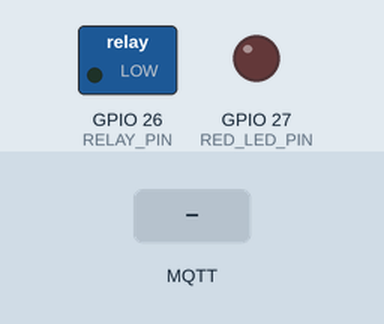
This sketch was run on a simulated ESP32. On the bench: switched loads named in the sketch (green lamp = pin HIGH), output pins drawn as LEDs (lit = HIGH). Dashed ring = blinking. Inputs (shaded band) come from the test bench. WiFi joins after 1.5 s; servers stay silent unless stated; random numbers use the default seed unless the sketch sets one; no MQTT or app messages arrive unless stated; what the sketch prints to the serial monitor is not drawn.

Above: at 2.7 s.
2.8 s: MQTT message "1" arrives on the first subscribed topic
At 3.0 s:
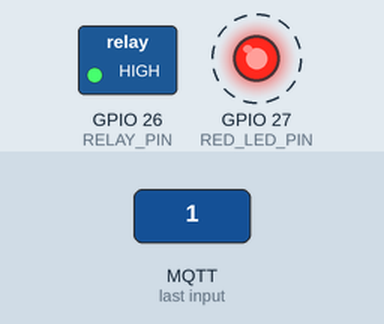
5.8 s: MQTT message "AUTOMATED" arrives on the first subscribed topic
Timing chart, 0 to 14.8 s (numbered marks = the images above; inputs shaded):
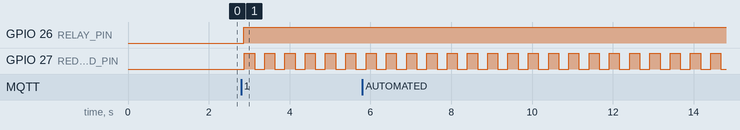

The sketch:

sketch_mqtt.ino
```cpp
#include <WiFi.h>
#include <PubSubClient.h>
#include <ArduinoJson.h>
#include "model_weights.h" // Include our trained Neural Network weights & inference code

// ==========================================
// CONFIGURATION
// ==========================================
// WiFi credentials (Wokwi uses Wokwi-GUEST, no password)
const char* ssid = "Wokwi-GUEST";
const char* password = "";

// Public Free MQTT Broker
const char* mqttServer = "broker.hivemq.com";
const int mqttPort = 1883;

// Topics for Zone A (Tomato Field)
const char* telemetryTopic = "smartfarm/zones/A/telemetry";
const char* controlTopic = "smartfarm/zones/A/control";

// Actuator Pin Configurations (matching your diagram.json)
const int RELAY_PIN = 26;    // Relay module representing the irrigation valve
const int RED_LED_PIN = 27;  // Red LED representing the heat warning buzzer/light

// Network Clients
WiFiClient espClient;
PubSubClient client(espClient);

// Local State Tracking
bool isIrrigating = false;
bool isAlertActive = false;
unsigned long lastBlinkTime = 0;
bool ledState = false;

void setup() {
  Serial.begin(115200);
  delay(10);

  // Set pin modes
  pinMode(RELAY_PIN, OUTPUT);
  pinMode(RED_LED_PIN, OUTPUT);

  // Initialize actuators to OFF
  digitalWrite(RELAY_PIN, LOW);
  digitalWrite(RED_LED_PIN, LOW);

  Serial.println("=========================================");
  Serial.println("🧠 Smart Farm TinyML Edge Simulator Starting");
  Serial.println("=========================================");

  // Connect to WiFi
  Serial.print("Connecting to Wi-Fi: ");
  Serial.println(ssid);
  WiFi.begin(ssid, password);

  while (WiFi.status() != WL_CONNECTED) {
    delay(500);
    Serial.print(".");
  }

  Serial.println("");
  Serial.println("Wi-Fi connected successfully!");
  Serial.print("IP Address: ");
  Serial.println(WiFi.localIP());

  // Setup MQTT server and callback function
  client.setServer(mqttServer, mqttPort);
  client.setCallback(mqttCallback);

  Serial.println("=========================================");
}

void loop() {
  // Ensure MQTT client is connected
  if (!client.connected()) {
    reconnectMqtt();
  }

  // Process incoming messages and keep connection alive
  client.loop();

  // --- NON-BLOCKING LED BLINKING WHEN PUMP IS ACTIVE ---
  if (isIrrigating) {
    unsigned long currentMillis = millis();
    if (currentMillis - lastBlinkTime >= 250) { // Blink rapidly (250ms) to indicate water flow
      lastBlinkTime = currentMillis;
      ledState = !ledState;
      digitalWrite(RED_LED_PIN, ledState ? HIGH : LOW);
    }
  } else {
    // If pump is off, show warning status (static HIGH on alert, LOW otherwise)
    if (isAlertActive) {
      digitalWrite(RED_LED_PIN, HIGH);
    } else {
      digitalWrite(RED_LED_PIN, LOW);
    }
  }

  delay(50);
}

// MQTT Message Receiver (Callback)
// Pressure buffering for 3-hour trend calculation (12 ticks = 3 hours simulated time)
float pressureHistory[12];
int pressureCount = 0;
int pressureIndex = 0;

// MQTT Message Receiver (Callback)
void mqttCallback(char* topic, byte* payload, unsigned int length) {
  // Convert payload bytes to a string
  String message = "";
  for (unsigned int i = 0; i < length; i++) {
    message += (char)payload[i];
  }

  // Parse telemetry JSON payload
  if (String(topic) == telemetryTopic) {
    DynamicJsonDocument doc(1024);
    DeserializationError error = deserializeJson(doc, message);

    if (!error) {
      float temperature = doc["temperature"];
      float humidity = doc["humidity"];
      float soilMoisture = doc["soil_moisture"];
      int light = doc["light"];
      String irrigationStr = doc["irrigation"];
      String alertStr = doc["alert"];
      float currentPressure = doc["barometric_pressure"];
      String triggerMode = doc["smart_trigger_mode"] | "AUTOMATED";

      // --- PRESSURE TREND CALCULATION ---
      float pressureTrend = 0.0;
      if (pressureCount > 0) {
        int oldestIndex = (pressureCount < 12) ? 0 : pressureIndex;
        pressureTrend = currentPressure - pressureHistory[oldestIndex];
      }

      // Store current pressure in buffer
      pressureHistory[pressureIndex] = currentPressure;
      pressureIndex = (pressureIndex + 1) % 12;
      if (pressureCount < 12) {
        pressureCount++;
      }

      Serial.println("-----------------------------------------");
      Serial.printf("[TELEMETRY RECEIVED] Temp:%.1fC, Soil:%.1f%%, Light:%d, Trigger:%s\n", temperature, soilMoisture, light, triggerMode.c_str());

      // ==========================================
      // 🧠 EDGE TINYML NEURAL NETWORK INFERENCE 🧠
      // ==========================================
      // Pass raw sensor values directly to the inference engine (Temp, Hum, Soil, Light)
      EdgeML::Prediction pred = EdgeML::predict(temperature, humidity, soilMoisture, (float)light);

      // Map class indices to Crop Health Stress strings
      String mlCropHealth = "HEALTHY";
      if (pred.crop_health == 1) mlCropHealth = "WATER_STRESSED";
      else if (pred.crop_health == 2) mlCropHealth = "HEAT_STRESSED";

      // Print TinyML Model results to Wokwi Serial Monitor
      Serial.println("[TINYML INTERFACE EXECUTION]");
      Serial.printf("  - Inputs:   T:%.1f, H:%.1f, SoilMoisture:%.1f, Light:%d\n", temperature, humidity, soilMoisture, light);
      Serial.printf("  - ML Crop Stress Level: %s\n", mlCropHealth.c_str());
      Serial.printf("  - ML Water Score: %.2f%% (Irrigation Need)\n", pred.water_requirement_score);

      // --- ML-DRIVEN ACTUATOR DECISIONS ---

      // 1. Water control based on Crop moisture levels (independent actuator logic)
      if (soilMoisture < 15.0 && alertStr != "STORM_ALERT" && !isIrrigating) {
        if (triggerMode == "AUTOMATED") {
          Serial.println("[ML Decision] Soil is dry. AUTOMATED: Actuating Relay ON & Publishing.");
          isIrrigating = true;
          digitalWrite(RELAY_PIN, HIGH);
          publishEdgePrediction(isIrrigating, alertStr, mlCropHealth, pred.water_requirement_score);
        } else {
          if (alertStr != "NEEDS_WATER") {
            Serial.println("[ML Decision] Soil is dry. CONFIRMATION: Setting alert NEEDS_WATER & Publishing.");
            publishEdgePrediction(isIrrigating, "NEEDS_WATER", mlCropHealth, pred.water_requirement_score);
          }
        }
      }
      else if ((soilMoisture > 40.0 || alertStr == "STORM_ALERT") && isIrrigating) {
        Serial.println("[ML Decision] Soil moisture restored (or storm incoming)! Actuating Relay OFF & Publishing.");
        isIrrigating = false;
        digitalWrite(RELAY_PIN, LOW);
        publishEdgePrediction(isIrrigating, alertStr == "STORM_ALERT" ? "STORM_ALERT" : "NONE", mlCropHealth, pred.water_requirement_score);
      }

      // 2. Alarm control based on Digital Twin Weather Alerts
      if (alertStr == "STORM_ALERT" && !isAlertActive) {
        Serial.println("[Warning] Storm warning active! Actuating Red Alert LED to blink.");
        isAlertActive = true;
        publishEdgePrediction(isIrrigating, "STORM_ALERT", mlCropHealth, pred.water_requirement_score);
      }
      else if (alertStr != "STORM_ALERT" && isAlertActive) {
        Serial.println("[Warning] Storm warning cleared. Clearing Red Alert LED.");
        isAlertActive = false;
        publishEdgePrediction(isIrrigating, "NONE", mlCropHealth, pred.water_requirement_score);
      }

      // Send periodic sync updates
      static int telemetryCount = 0;
      if (++telemetryCount % 3 == 0) {
         publishEdgePrediction(isIrrigating, alertStr, mlCropHealth, pred.water_requirement_score);
      }

      Serial.println("-----------------------------------------");

    } else {
      Serial.print("deserializeJson() failed: ");
      Serial.println(error.f_str());
    }
  }
}

// Publish edge predictions and actuator statuses back to the Digital Twin
void publishEdgePrediction(bool irrigationState, String alertType, String mlCropHealth, float mlScore) {
  DynamicJsonDocument doc(512);
  doc["irrigation"] = irrigationState;
  doc["alert"] = alertType;
  doc["crop_health"] = mlCropHealth;
  doc["water_requirement"] = mlScore;

  String jsonStr;
  serializeJson(doc, jsonStr);

  Serial.printf("[MQTT Publish] Edge decisions to %s: %s\n", controlTopic, jsonStr.c_str());
  client.publish(controlTopic, jsonStr.c_str());
}

// Connect/Reconnect to the MQTT broker
void reconnectMqtt() {
  while (!client.connected()) {
    Serial.print("Connecting to MQTT Broker: ");
    Serial.println(mqttServer);

    // Create a unique client ID based on MAC address
    String clientId = "ESP32Client-" + String(random(0xffff), HEX);

    if (client.connect(clientId.c_str())) {
      Serial.println("CONNECTED to MQTT Broker!");

      // Subscribe to telemetry topic to receive digital twin state
      client.subscribe(telemetryTopic);
      Serial.printf("Subscribed to telemetry stream: %s\n", telemetryTopic);
      Serial.println("=========================================");
    } else {
      Serial.print("Failed to connect, rc=");
      Serial.print(client.state());
      Serial.println(" - Retrying in 3 seconds...");
      delay(3000);
    }
  }
}
```

model_weights.h
```cpp
// Auto-generated Multi-Task Neural Network Weights for ESP32
// Inputs: [Temp_norm, Hum_norm, Moisture_norm, Solar_norm]
// Hidden Layer: 5 Neurons (ReLU)
// Outputs: Classification (3 classes: HEALTHY, MODERATE_STRESS, HIGH_STRESS)
//          & Regression (Water Requirement Score, 0-100)

namespace EdgeML {
    // Hidden Layer 1 Weights (Input to Hidden)
    const float W1[4][5] = {
        {0.184584f, 0.206265f, 0.349277f, -0.130628f, 0.176563f},
        {0.215530f, 0.213284f, 0.063085f, -0.102476f, -0.119546f},
        {1.303350f, -1.001309f, -0.722563f, 0.044680f, -0.054519f},
        {0.009230f, 0.149269f, 0.035401f, -0.063841f, -0.067604f},
    };

    const float b1[5] = { -0.098281f, 0.675426f, 0.457003f, -0.000942f, -0.026442f };

    // Classification Branch Weights (Hidden to Class Output)
    const float W_class[5][3] = {
        {0.003714f, 0.060451f, -0.115525f},
        {0.107086f, 0.078150f, 0.058419f},
        {-0.334745f, -0.039598f, 0.101351f},
        {-0.004609f, 0.000022f, -0.010728f},
        {0.001026f, 0.082087f, -0.156896f},
    };

    const float b_class[3] = { 0.070242f, -0.123582f, 0.053340f };

    // Regression Branch Weights (Hidden to Reg Output)
    const float W_reg[5][1] = {
        {-1.319420f},
        {1.281627f},
        {0.886269f},
        {-0.003433f},
        {0.076565f},
    };

    const float b_reg[1] = { 0.108428f };

    // Forward Propagation logic executing at the Edge
    struct Prediction {
        int crop_health; // 0 = HEALTHY, 1 = MODERATE_STRESS, 2 = HIGH_STRESS
        float water_requirement_score; // 0.0 to 100.0
    };

    Prediction predict(float temp, float hum, float soilMoisture, float solarRadiation) {
        // 1. Normalize Inputs
        float x[4];
        x[0] = (temp - 15.0f) / 25.0f;
        x[1] = (hum - 30.0f) / 65.0f;
        x[2] = (soilMoisture - 5.0f) / 40.0f;
        x[3] = (solarRadiation - 200.0f) / 800.0f;

        // 2. Feed Hidden Layer (Matrix multiply + Bias + ReLU activation)
        float h[5];
        for (int j = 0; j < 5; j++) {
            float sum = b1[j];
            for (int i = 0; i < 4; i++) {
                sum += x[i] * W1[i][j];
            }
            h[j] = (sum > 0.0f) ? sum : 0.0f; // ReLU
        }

        // 3. Classification Outputs (Logits + Softmax prediction)
        float c_logits[3];
        for (int j = 0; j < 3; j++) {
            float sum = b_class[j];
            for (int i = 0; i < 5; i++) {
                sum += h[i] * W_class[i][j];
            }
            c_logits[j] = sum;
        }
        // Find argmax for classification
        int best_class = 0;
        float max_logit = c_logits[0];
        for (int j = 1; j < 3; j++) {
            if (c_logits[j] > max_logit) {
                max_logit = c_logits[j];
                best_class = j;
            }
        }

        // 4. Regression Output (Logit + Sigmoid activation)
        float r_logit = b_reg[0];
        for (int i = 0; i < 5; i++) {
            r_logit += h[i] * W_reg[i][0];
        }
        // Sigmoid mapping: 1 / (1 + exp(-x))
        float sigmoid_val = 1.0f / (1.0f + expf(-r_logit));
        float water_score = sigmoid_val * 100.0f;

        Prediction result;
        result.crop_health = best_class;
        result.water_requirement_score = water_score;
        return result;
    }
}
```

Measured:
- after the input at 2.8 s, GPIO 26 (RELAY_PIN): LOW → HIGH after 0.06 s; GPIO 27 (RED_LED_PIN): alternates HIGH for 0.25 s and LOW for 0.25 s, starting after 0.08 s
